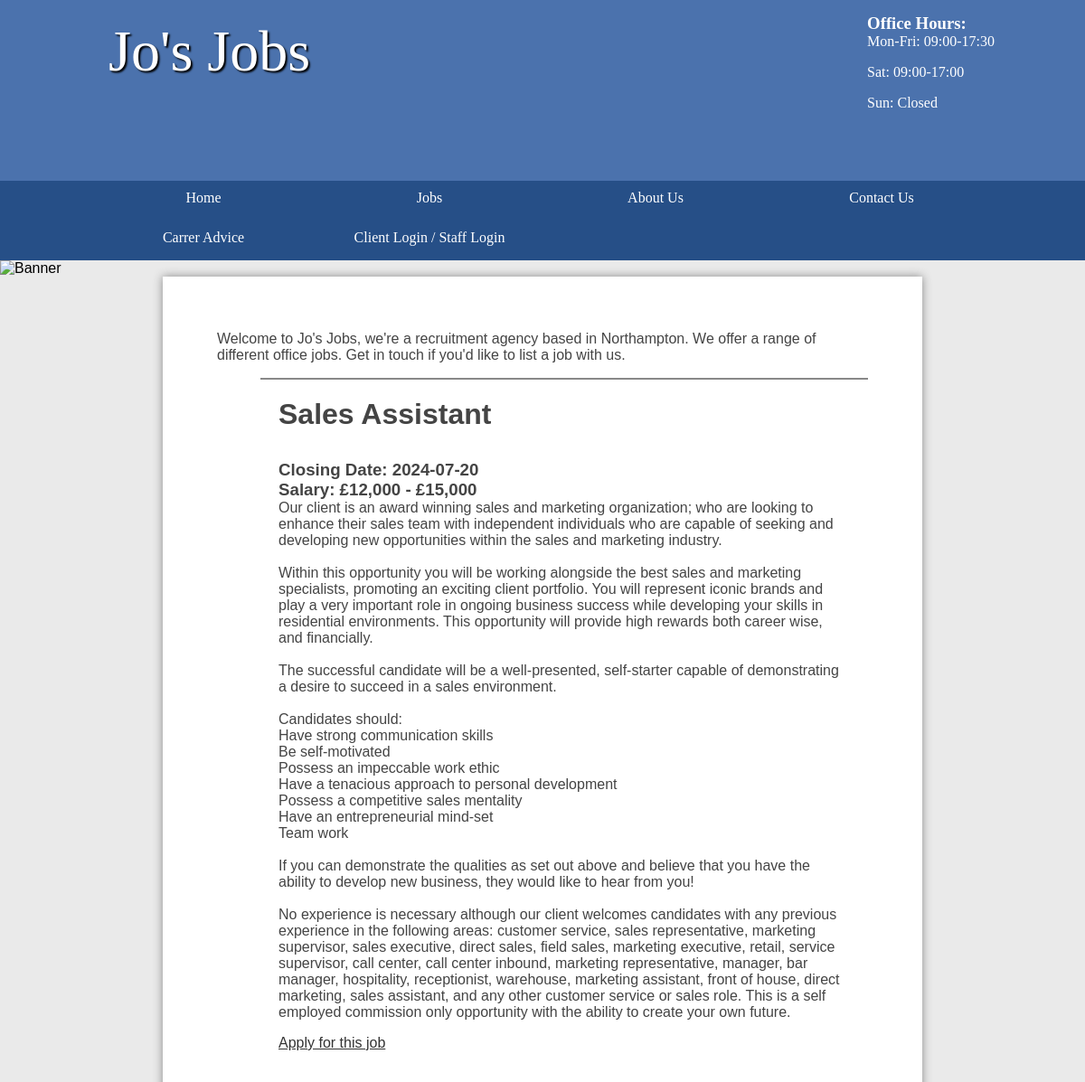
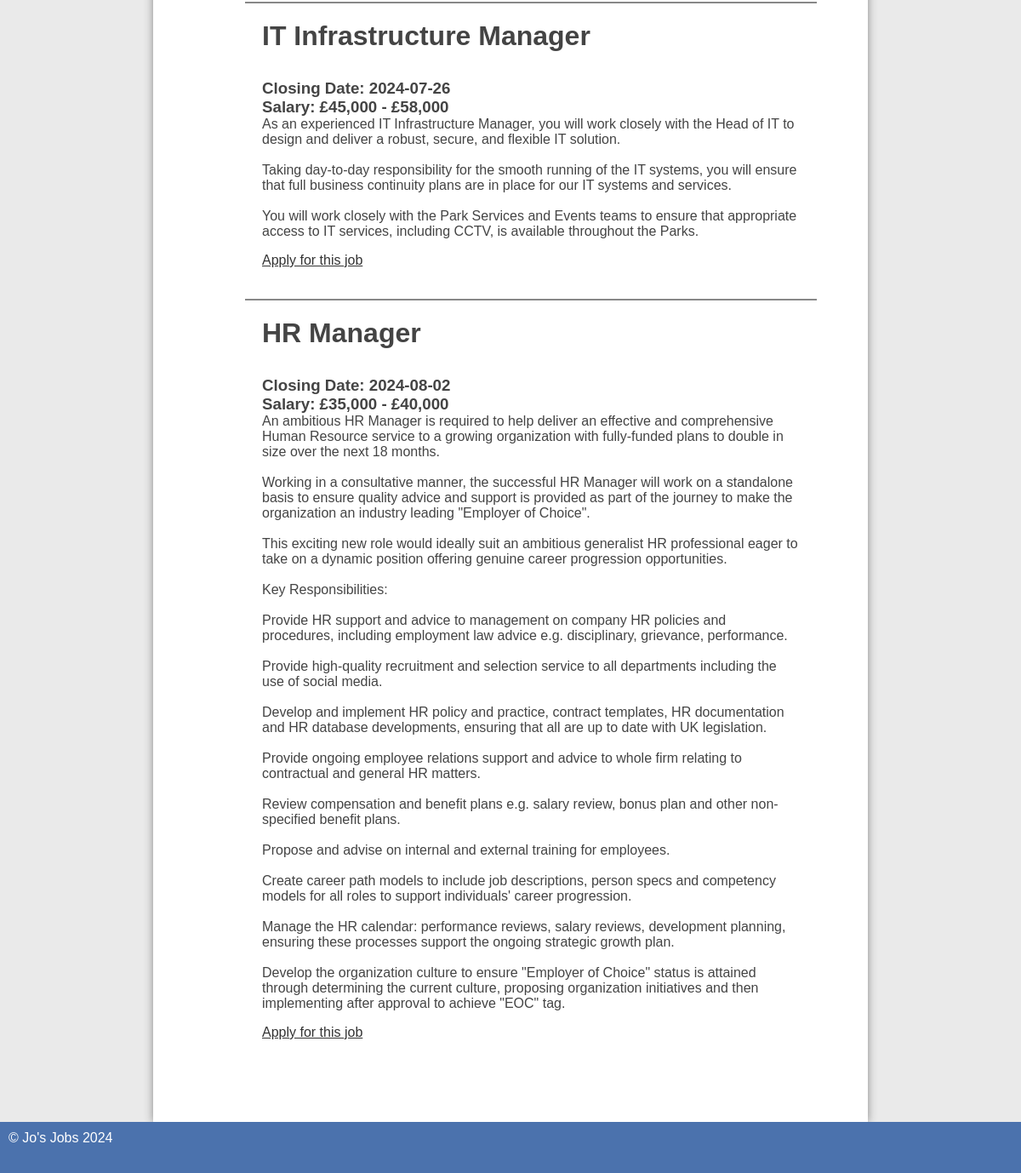
The page / on the database its author committed (2 pictures, top to bottom).
### tables this page shows
CREATE TABLE `jobs` (
  `id` int(11) NOT NULL AUTO_INCREMENT,
  `title` varchar(45) DEFAULT NULL,
  `description` longblob DEFAULT NULL,
  `salary` varchar(45) DEFAULT NULL,
  `postedDate` date DEFAULT NULL,
  `closingDate` date DEFAULT NULL,
  `categoryId` int(11) DEFAULT NULL,
  `clientId` int(11) DEFAULT NULL,
  `location` varchar(255) DEFAULT NULL,
  `isArchive` char(1) NOT NULL DEFAULT 'N',
  PRIMARY KEY (`id`)
);

### public/index.php (the view, shortened to what this page needs)
<?php
require('./dbConnection.php');
$mainClass = 'home';
$output = '
    <p>Welcome to Jo\'s Jobs, we\'re a recruitment agency based in Northampton. We offer a range of different office jobs. Get in touch if you\'d like to list a job with us.</a></p>
    <ul class="listing">
';
$sql = 'SELECT * FROM jobs WHERE closingDate > NOW() AND isArchive = "N" ORDER BY closingDate LIMIT 5';
$result = $Connection->query($sql);
if ($result !== false) {
	if ($result->rowCount() > 0) {
		foreach($result as $job){
            $output .= '
                <li>
                <div class="details">
                <h2>' .$job['title']. ' </h2>'
                . '<h3>Closing Date: ' .$job['closingDate']. '</h3>'
                . '<h3>Salary: ' .$job['salary']. ' </h3>'
                . '<p>' .nl2br($job['description']). '</p>'
                . '<a href="./apply.php?title=' .urlencode($job['title']). '&id=' .$job['id']. '" class="more">Apply for this job</a>'
                . '</div>
                </li>'
            ;
        }
	}
}
$output .= '</ul>';
require('./templates/layout.html.php');

### public/templates/layout.html.php (shortened to what this page needs)
<!DOCTYPE html>
<html lang="en">
<head>
    <link rel="stylesheet" href="../styles.css">
</head>
<body>
    <header>
		<section>
			<aside>
				<h3>Office Hours:</h3>
				<p>Mon-Fri: 09:00-17:30</p>
				<p>Sat: 09:00-17:00</p>
				<p>Sun: Closed</p>
			</aside>
			<h1>Jo's Jobs</h1>
		</section>
	</header>
    <nav>
		<ul>
			<li><a href="../index.php">Home</a></li>
			<li>Jobs
			</li>
			<li><a href="../about.php">About Us</a></li>
			<li><a href ="../contactUs.php">Contact Us</a></li>
            <li><a href="../careerAdvice.php">Carrer Advice</a></li>
			<li><a href="../admin/clientLogin.php">Client Login</a> / <a href="../admin/staffLogin.php">Staff Login</a></li>
		</ul>
	</nav>
    <img src="../images/randomBanner.php" alt="Banner"/>
    <main class="<?=$mainClass?>">
    	<?=$output?>
	</main>
	<footer>
		&copy; Jo's Jobs <?php echo date('Y');?>
	</footer>
</body>
</html>

### public/styles.css (style rules this page uses)
* { margin: 0; padding: 0; }
html { font-family: 'Oxygen-Regular', verdana, sans-serif; }
body { background-color: #eaeaea; }
header { background-color: #4b72ad ; color: white; height: 200px; }
header aside { float: right; margin-top: 15px; }
header section { width: 1000px; display: block; margin:auto; }
header h1 { float: left; margin-left: 20px; }
nav { width: 100%; background-color: #264f87; overflow: auto; }
body > img { width: 100%; display: block; }
nav ul { width: 1000px; margin: auto; display: block; list-style-type: none; }
nav ul li { width: 25%; float: left; overflow: auto; text-align: center; }
nav li { color: white; padding-top: 10px; display: block; }
nav a { color: white; text-decoration: none }
main ul { margin-left: 3em; }
main a { color: #333; }
nav { font-family: 'Oxygen-Regular'; }
header section { display: block; font-family: 'Oxygen-Regular', cursive; }
header h1 { font-weight: normal; }
h1 { font-size:4em; color: white; text-align: center; padding-top: 20px; text-shadow: 2px 2px 2px #000; }
main { min-height: 50vh; background-color: #fff; width: 70vw; display: block; margin: auto; box-shadow: 0px 0px 10px #888; color:#444; }
footer { min-height: 5vh; color: white; }
main h2 { font-size:2em; }
.home { padding: 5vw; width: 60vw; }
p, li, h2 { margin-bottom: 1em; }
footer { background-color: #4b72ad; padding: 10px; color: white; }
.listing li { border-top: 2px solid #888; padding: 20px; overflow: auto; }

### rows shown on the page
jobs: title "Sales Assistant", closingDate "2024-07-20", salary "£12,000 - £15,000", description "Our client is an award winning sales and marketing organization; who are looking to enhance their sales team with independent individuals who are capable of seeking and developing new opportunities within the sales and marketing industry. Within this opportunity you will be working alongside the best sales and marketing specialists, promoting an exciting client portfolio. You will represent iconic brands and play a very important role in ongoing business success while developing your skills in residential environments. This opportunity will provide high rewards both career wise, and financially. The successful candidate will be a well-presented, self-starter capable of demonstrating a…"
jobs: title "IT Infrastructure Manager", closingDate "2024-07-26", salary "£45,000 - £58,000", description "As an experienced IT Infrastructure Manager, you will work closely with the Head of IT to design and deliver a robust, secure, and flexible IT solution. Taking day-to-day responsibility for the smooth running of the IT systems, you will ensure that full business continuity plans are in place for our IT systems and services. You will work closely with the Park Services and Events teams to ensure that appropriate access to IT services, including CCTV, is available throughout the Parks."
jobs: title "HR Manager", closingDate "2024-08-02", salary "£35,000 - £40,000", description "An ambitious HR Manager is required to help deliver an effective and comprehensive Human Resource service to a growing organization with fully-funded plans to double in size over the next 18 months. Working in a consultative manner, the successful HR Manager will work on a standalone basis to ensure quality advice and support is provided as part of the journey to make the organization an industry leading \"Employer of Choice\". This exciting new role would ideally suit an ambitious generalist HR professional eager to take on a dynamic position offering genuine career progression opportunities. Key Responsibilities: Provide HR support and advice to management on company HR policies and…"
